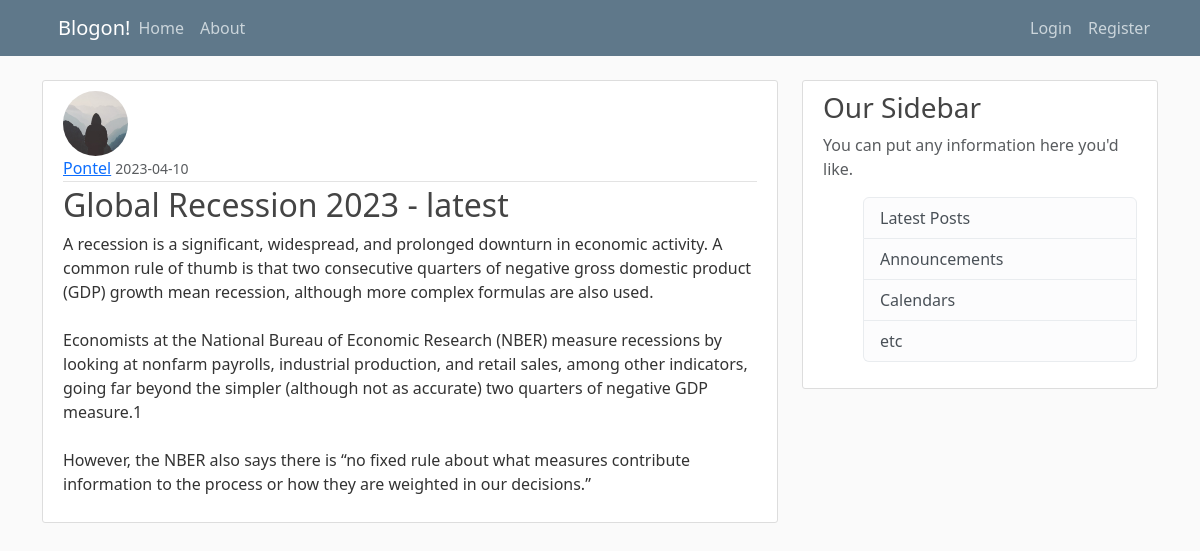
Page /post/13 on the committed database.
### flaskblog/models.py (models this page shows, shortened)
class User(db.Model, UserMixin):
    id = db.Column(db.Integer, primary_key = True)
    username = db.Column(db.String(20), unique =True, nullable = False)
    email = db.Column(db.String(120), unique =True, nullable = False)
    image_file = db.Column(db.String(20), default = 'default.jpg')
    password = db.Column(db.String(60), nullable = False)
    posts = db.relationship('Post', backref = 'author', lazy = True)

class Post(db.Model):
    id = db.Column(db.Integer, primary_key = True)
    title = db.Column(db.String(100), nullable = False)
    date_posted = db.Column(db.DateTime, nullable = False, default = datetime.utcnow)
    content = db.Column(db.Text, nullable = False)
    user_id = db.Column(db.Integer, db.ForeignKey('user.id'), nullable = False)

### flaskblog/routes.py (the view)
@app.route("/post/<int:post_id>")
def post(post_id):
    post = Post.query.get_or_404(post_id)
    return render_template('post.html', title = post.title, post = post)

### flaskblog/templates/post.html (shortened to what this page needs)
{% extends "layout.html" %}
{% block content %}
    <article class="media content-section">
        <img class="rounded-circle article-img" src="{{ url_for('static', filename = 'profile_pics/' + post.author.image_file) }}">
        <div class="media-body">
            <div class="article-metadata">
            <a class="mr-2" href="#">{{ post.author.username }}</a>
            <small class="text-muted">{{ post.date_posted.strftime('%Y-%m-%d')}}</small>
        </div>
        <h2 class ="article-title">{{ post.title }}</h2>
        <p class="article-content">{{ post.content }}</p>
        </div>
    </article>
{% endblock content %}

### flaskblog/static/main.css (style rules this page uses)
body { background: #fafafa; color: #333333; margin-top: 5rem; }
h1, h2, h3, h4, h5, h6 { color: #444444; }
.content-section { background: #ffffff; padding: 10px 20px; border: 1px solid #dddddd; border-radius: 3px; margin-bottom: 20px; }
.article-title { color: #444444; }
.article-content { white-space: pre-line; }
.article-img { height: 65px; width: 65px; margin-right: 16px; }
.article-metadata { padding-bottom: 1px; margin-bottom: 4px; border-bottom: 1px solid #e3e3e3 }

### rows in the picture
User: image_file (placeholder picture), author.username "Pontel"
Post: date_posted "2023-04-10", title "Global Recession 2023 - latest", content "A recession is a significant, widespread, and prolonged downturn in economic activity. A common rule of thumb is that two consecutive quarters of negative gross domestic product (GDP) growth mean recession, although more complex formulas are also used. Economists at the National Bureau of Economic Research (NBER) measure recessions by looking at nonfarm payrolls, industrial production, and retail sales, among other indicators, going far beyond the simpler (although not as accurate) two quarters of negative GDP measure.1 However, the NBER also says there is “no fixed rule about what measures contribute information to the process or how they are weighted in our decisions.”"
